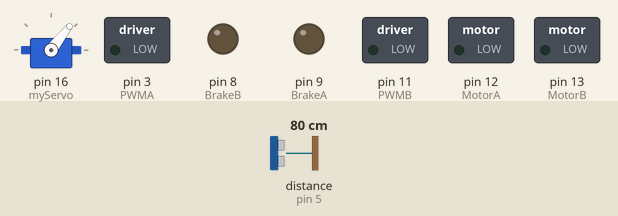
Simulated run of this sketch. Board: Arduino Uno, built with avr-gcc and run on an emulated ATmega328P. On the bench: servo, switched loads named in the sketch (green lamp = pin HIGH), output pins drawn as LEDs (lit = HIGH). Wiring (inferred from the names in the program): ultrasonic range finder: trigger pin 2; echo pin 5. The inputs (shaded band) are chosen by the test bench; at power-on: distance to the obstacle (sensor on pin 5) 80 cm. The echo pulse lasts 58.3 µs per cm; pins used as bus, display or sensor lines are not drawn; what the sketch prints to the serial monitor is not drawn.

Above: at 3.0 s.
3.1 s: distance to the obstacle (sensor on pin 5) set to 2 cm
At 3.6 s:
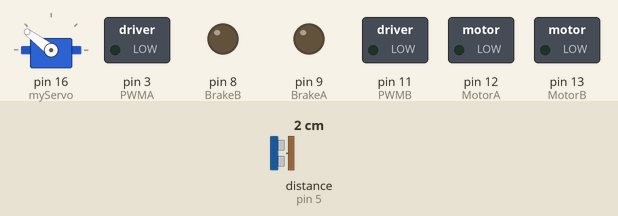
6.3 s: distance to the obstacle (sensor on pin 5) set to 9 cm
9.5 s: distance to the obstacle (sensor on pin 5) set to 250 cm
At 10.4 s:
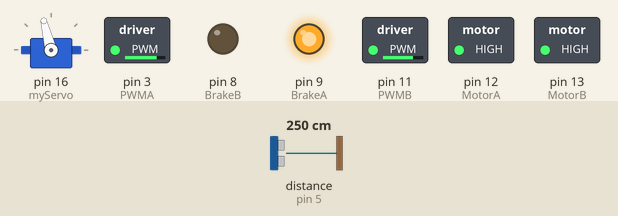
At 11.6 s:
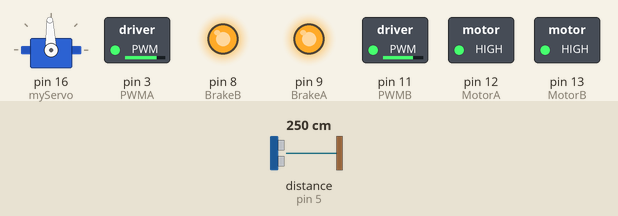
Timing chart, 0 to 65.2 s (numbered marks = the images above; inputs shaded):
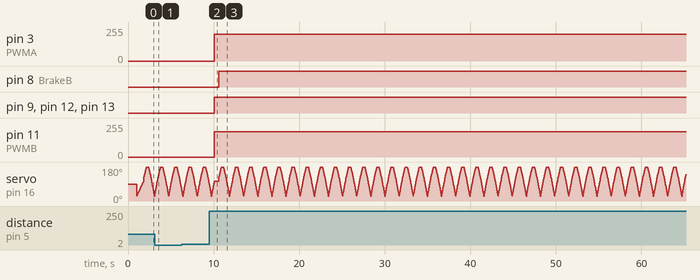

Measured:
- after the input at 9.5 s, pin 3 (PWMA): 0/255 → 200/255 after 0.58 s; pin 8 (BrakeB): LOW → HIGH after 1.1 s; pin 9 (BrakeA), pin 12 (MotorA), pin 13 (MotorB): LOW → HIGH after 0.58 s; pin 11 (PWMB): 0/255 → 190/255 after 0.58 s

The sketch:

Maize_Runner.ino
```cpp
#include <Servo.h>
Servo myServo;
int pos = 20;
//Motor 1
int PWMA = 3;
int MotorA = 12;
int BrakeA = 9;
//Motor 2
int PWMB = 11;
int MotorB = 13;
int BrakeB = 8;
boolean reset=false;
//variable for middle, right and left distance
int middle_distance;
int right_distance;
int left_distance;

//pins for Ultrasonic sensors
#define trigPin  2
#define echoPin  5

// function to calucate distance using ultasonic sensor
int calculate_distance()
{
  int duration = 0;
  int distance = 0;
  digitalWrite(trigPin, HIGH);
  delayMicroseconds(1000);
  digitalWrite(trigPin, LOW);
  duration = pulseIn(echoPin, HIGH);
  distance= (duration/2) /29.1;  // convert to cm
  Serial.println(distance + " cm");
  return distance;
}

void turn_right()
{
  digitalWrite(BrakeA, HIGH);
  digitalWrite(MotorA, HIGH);
  analogWrite(PWMA, 200);
  digitalWrite(MotorB, HIGH);
  digitalWrite(BrakeB, LOW);
  analogWrite(PWMB, 190);
  delay(500);
  digitalWrite(MotorA, HIGH);
  digitalWrite(BrakeA, HIGH);
  digitalWrite(MotorB, HIGH);
  digitalWrite(BrakeB, HIGH);
  Serial.println("turned right");
}
void turn_left()
{
  digitalWrite(BrakeA, LOW);
  digitalWrite(MotorA, HIGH);
  analogWrite(PWMA, 200);
  digitalWrite(MotorB, HIGH);
  digitalWrite(BrakeB, HIGH);
  analogWrite(PWMB, 190);
  delay(500);
  digitalWrite(MotorA, HIGH);
  digitalWrite(BrakeA, HIGH);
  digitalWrite(MotorB, HIGH);
  digitalWrite(BrakeB, HIGH);
  Serial.println("turned left");
}

void move_forward()
{
  digitalWrite(BrakeA, LOW);
  digitalWrite(MotorA, HIGH);
  analogWrite(PWMA, 200);
  digitalWrite(MotorB, HIGH);
  digitalWrite(BrakeB, LOW);
  analogWrite(PWMB, 190);
  delay(4000);
  digitalWrite(MotorA, HIGH);
  digitalWrite(BrakeA, HIGH);
  digitalWrite(MotorB, HIGH);
  digitalWrite(BrakeB, HIGH);
  Serial.println("moved forward");
}


void setup()
{
  pinMode(MotorA, OUTPUT);
  pinMode(BrakeA, OUTPUT);
  pinMode(MotorB, OUTPUT);
  pinMode(BrakeB, OUTPUT);
  pinMode(PWMA, OUTPUT);
  pinMode(PWMB, OUTPUT);
  pinMode (trigPin, OUTPUT);
  pinMode (echoPin, INPUT);
  myServo.attach(16);
  Serial.begin(9600);
}


void loop()
{
  if(reset==false)
  {
    delay(1000);
    for(pos = 25; pos < 105; pos+= 1)
    {
      myServo.write(pos);
      Serial.println(pos-25);
      delay(10);
    }
    reset=true;
    Serial.println("Have reset");
  }
  middle_distance = calculate_distance();
  for (pos = 105; pos < 205; pos += 1)
  {
    myServo.write(pos);
    Serial.println(pos-25);
  }

  left_distance = calculate_distance();
  for (pos = 205; pos > 25; pos -= 1)
  {
    myServo.write(pos);
    Serial.println(pos-25);
  }
  right_distance = calculate_distance();

  for (pos = 25; pos < 105; pos += 1)
  {
      myServo.write(pos);
      Serial.println(pos-25);
  }

  if(left_distance > 120 || right_distance > 120 || middle_distance > 120)
  {
    if(left_distance > right_distance && left_distance > middle_distance)
    {
      turn_left();
    }
    else if(right_distance > left_distance && right_distance > middle_distance)
    {
      turn_right();
    }
    else if(middle_distance > left_distance && middle_distance > right_distance)
      move_forward();
  }


}
```
